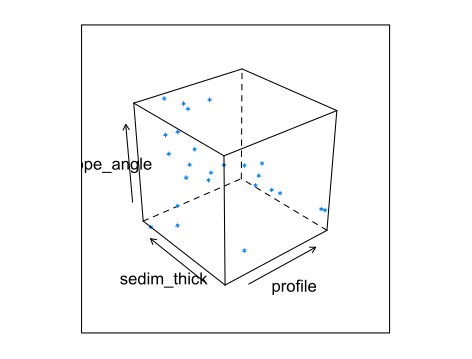

Here is the R script that generated this plot:
# ЧАСТЬ-1. готовим датафрейм. 
	# шаг-1. вчитываем таблицу с данными по геоморфологии. делаем из нее исходный датафрейм
MDepths <- read.csv("Morphology.csv", header=TRUE, sep = ",")
	# шаг-2. чистим датафрейм от NA значений
MDF <- na.omit(MDepths) 
row.has.na <- apply(MDF, 1, function(x){any(is.na(x))}) 
sum(row.has.na) 
head(MDF) 


# ЧАСТЬ-2. рисуем 3D график "Slope angle", "Sedimental thickness"
library(latticeExtra)
 
	# шаг-3. создаем выборку для нового дата-фрейма (только нужные 3 значения)
set.seed(1)
my_data <- data.frame(MDF)
head(my_data)
	# шаг-4. 
p<- cloud(slope_angle ~ profile * sedim_thick, data = my_data)
p
